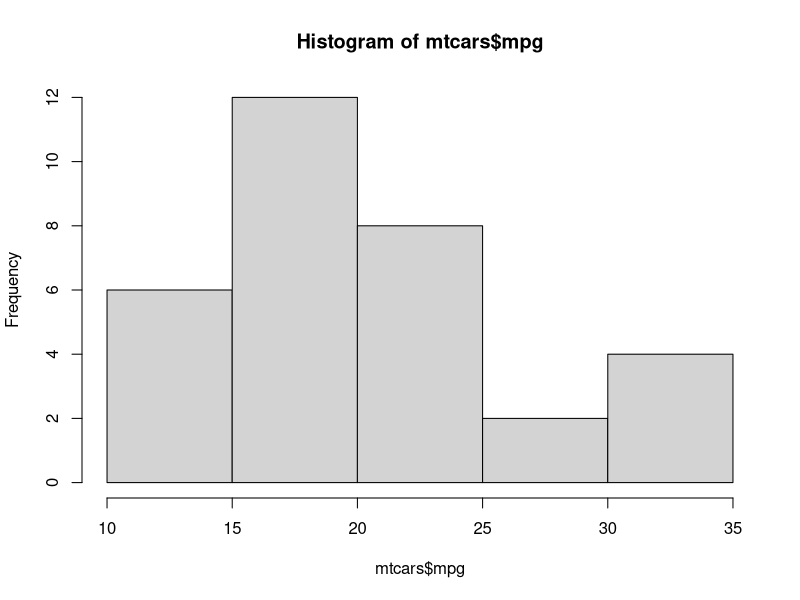
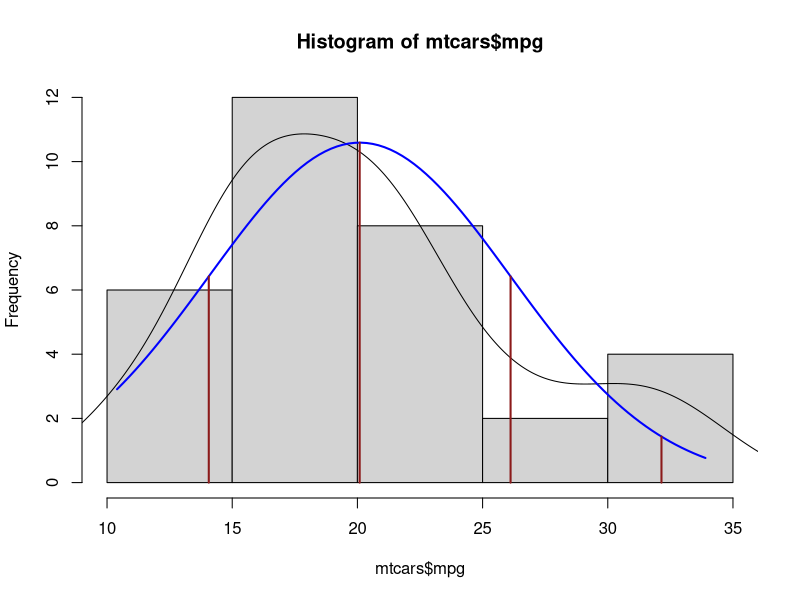

R code for these plots, in order:
data(mtcars)
myhist <- hist(mtcars$mpg)
multiplier <- myhist$counts / myhist$density
mydensity <- density(mtcars$mpg)
mydensity$y <- mydensity$y * multiplier[1]

plot(myhist)
lines(mydensity)

myx <- seq(min(mtcars$mpg), max(mtcars$mpg), length.out= 100)
mymean <- mean(mtcars$mpg)
mysd <- sd(mtcars$mpg)

normal <- dnorm(x = myx, mean = mymean, sd = mysd)
lines(myx, normal * multiplier[1], col = "blue", lwd = 2)

sd_x <- seq(mymean - 3 * mysd, mymean + 3 * mysd, by = mysd)
sd_y <- dnorm(x = sd_x, mean = mymean, sd = mysd) * multiplier[1]

segments(x0 = sd_x, y0= 0, x1 = sd_x, y1 = sd_y, col = "firebrick4", lwd = 2)